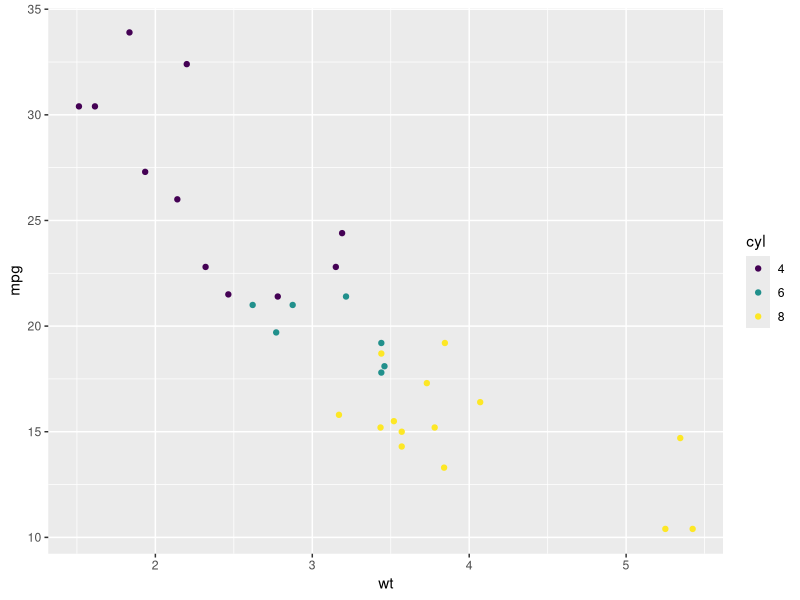

This chart was generated by the following R code: (Note: this script raises an error after producing the figure.)


library(dplyr)
library(ggplot2)

mtcars <- mutate(mtcars,cyl=factor(cyl,ordered=TRUE,levels=c(4,6,8)))
head(mtcars,n=6)

pdf("mis_imagenes/scatplot.pdf")
ggplot(mtcars,aes(x=wt,y=mpg,col=cyl)) + geom_point()
my_scatplot + labs(x='Weight (x1000lbs)',y='Miles per Gallon',colour='Number of\n Cylinders')
dev.off()
